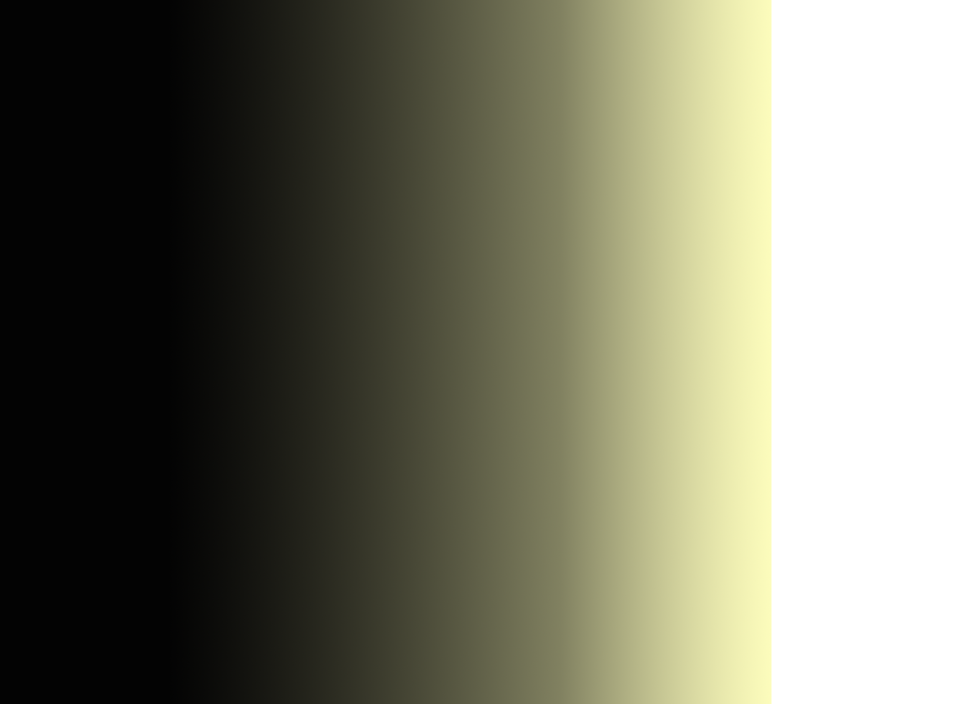
#> input picture image processing/image processing/thresholding/gradient2.png, 1920 x 1408 px (shown at 1/2 size)
$ jupyter execute --allow-errors thresholding.ipynb
#> lines starting #> are read from the running program, lines starting #| are printed output that depends on the picture; after the words box and inside, x2 and y2 are one past the last pixel; in counts of white or black regions, pixels touching at a corner belong together
[cell 1]
#Adapted from: https://opencv-python-tutroals.readthedocs.io/en/latest/py_tutorials/py_imgproc/py_thresholding/py_thresholding.html
import cv2
import numpy as np
from matplotlib import pyplot as plt

[cell 2]
def showImg(img):
    plt.imshow(img, cmap="gray")

<h3>Simple Thresholding: A unique threshold</h3>

[cell 3]
img = cv2.imread('gradient2.png',0)
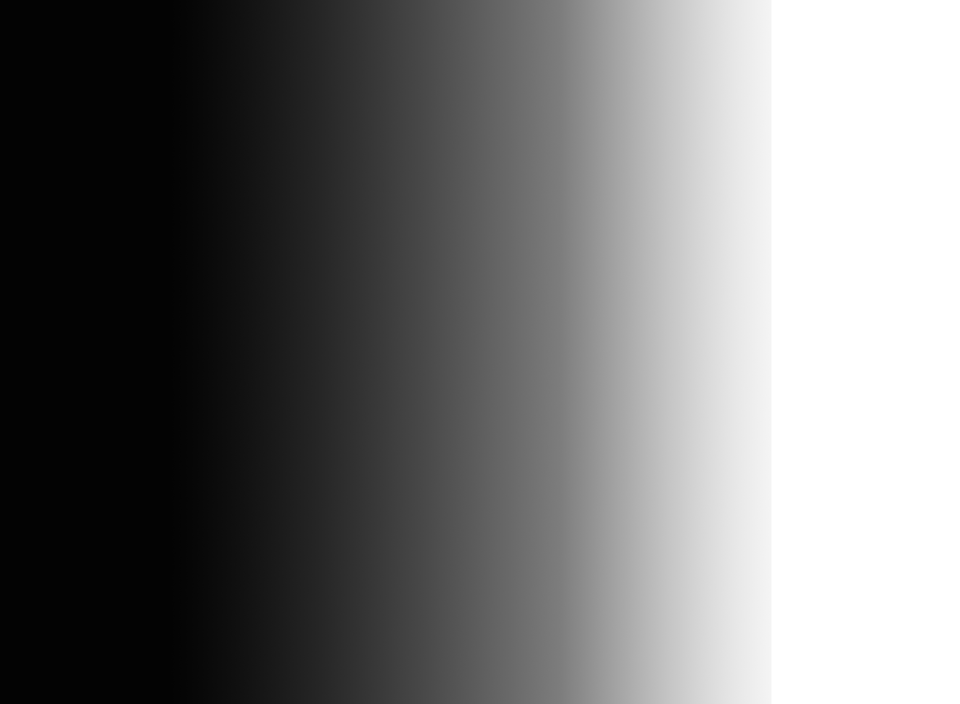
#> img: shape (1408, 1920) (shown at 1/2 size); min 3, max 255, mean 115.5

[cell 4]
showImg(img)

[cell 5]
ret,thresh1 = cv2.threshold(img,127,255,cv2.THRESH_BINARY)
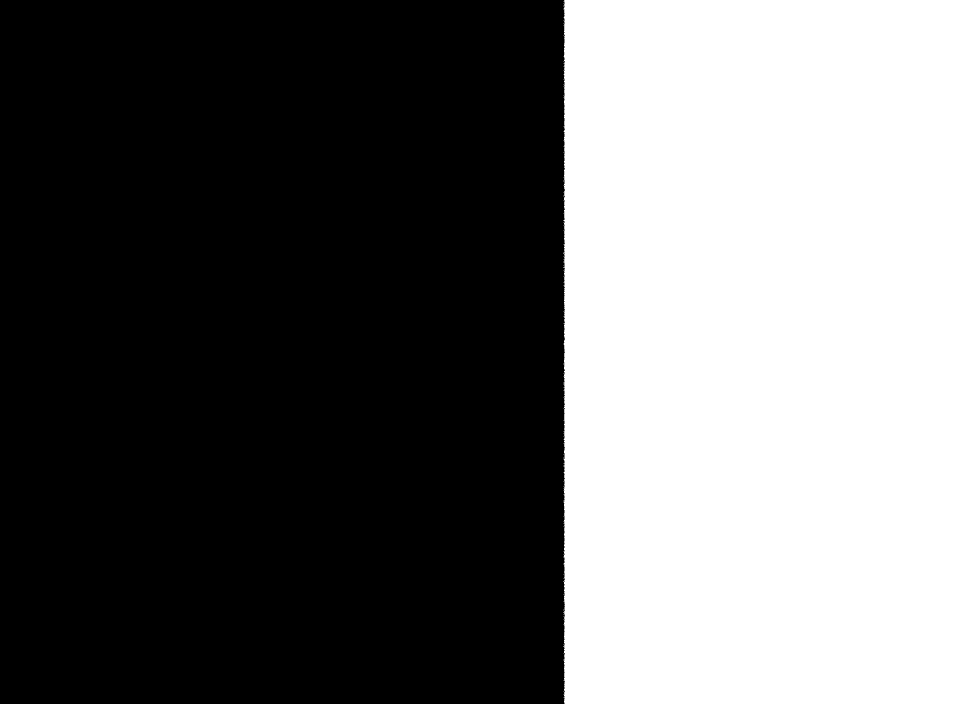
#> thresh1: shape (1408, 1920) (shown at 1/2 size); 41.2% white; 26 white regions (25 under 20 px), largest, box (x1, y1, x2, y2) and area: (1127, 0, 1920, 1408) 1114320
ret,thresh2 = cv2.threshold(img,127,255,cv2.THRESH_BINARY_INV)
ret,thresh3 = cv2.threshold(img,127,255,cv2.THRESH_TRUNC)
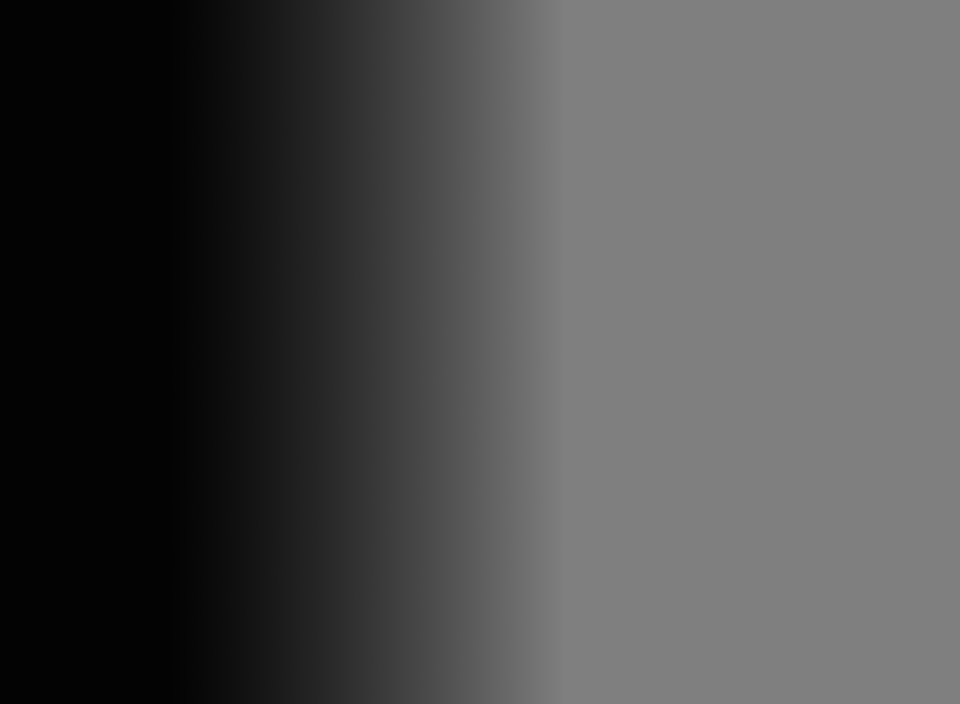
#> thresh3: shape (1408, 1920) (shown at 1/2 size); min 3, max 127, mean 76.2
ret,thresh4 = cv2.threshold(img,127,255,cv2.THRESH_TOZERO)
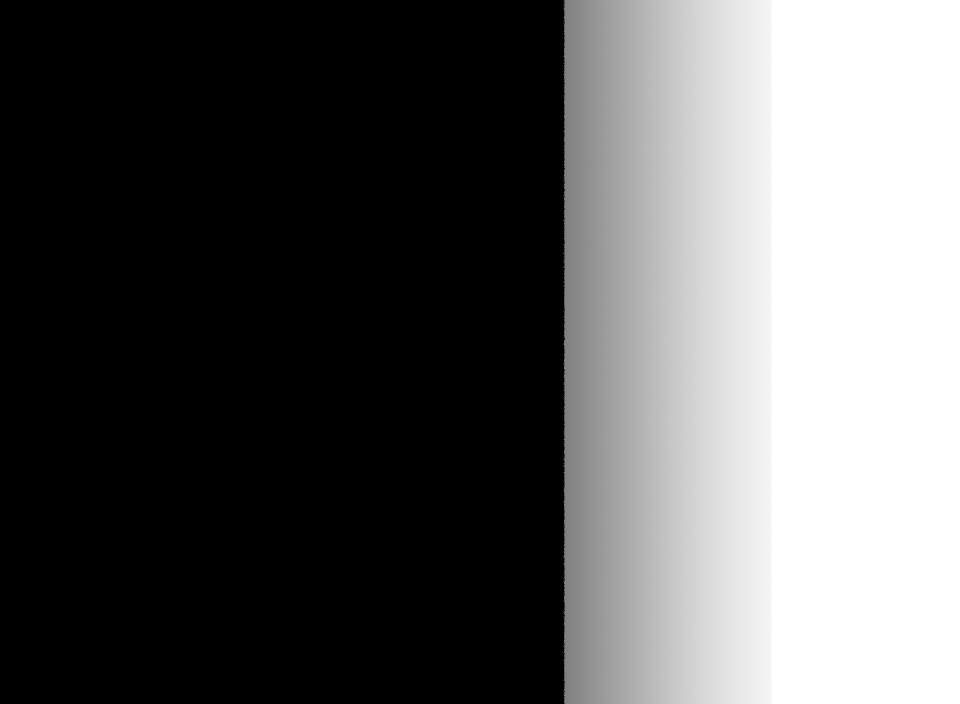
#> thresh4: shape (1408, 1920) (shown at 1/2 size); min 0, max 255, mean 91.6
ret,thresh5 = cv2.threshold(img,127,255,cv2.THRESH_TOZERO_INV)
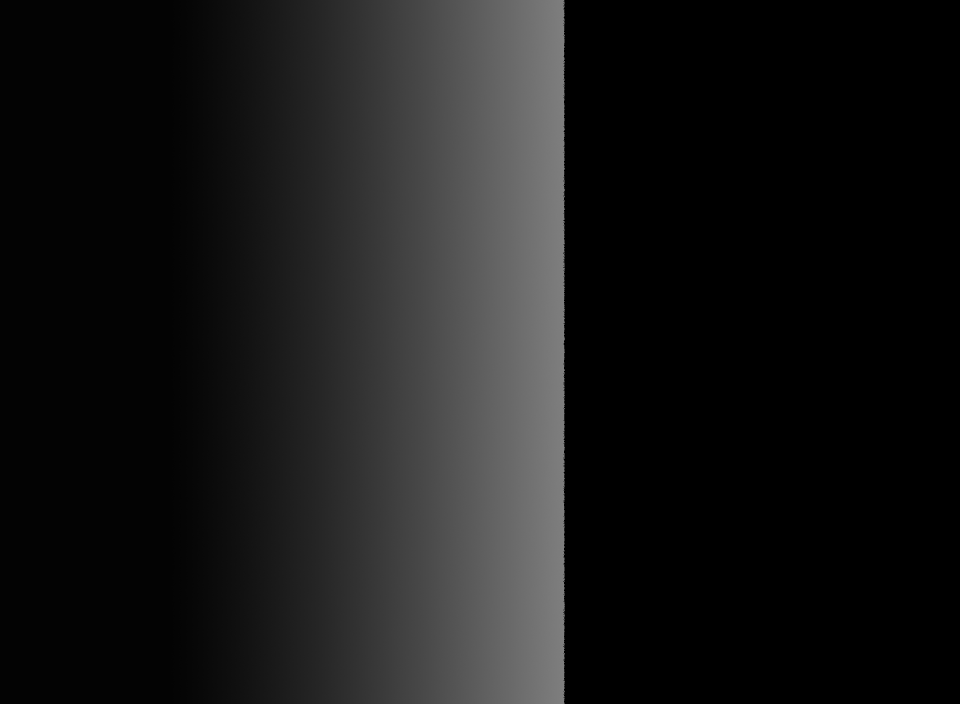
#> thresh5: shape (1408, 1920) (shown at 1/2 size); min 0, max 127, mean 23.9

[cell 6]
titles = ['Original Image','BINARY','BINARY_INV','TRUNC','TOZERO','TOZERO_INV']
images = [img, thresh1, thresh2, thresh3, thresh4, thresh5]

for i in range(6):
    plt.subplot(2,3,i+1),plt.imshow(images[i],'gray')
    plt.title(titles[i])
    plt.xticks([]),plt.yticks([])

plt.show()

<h3>Adaptive Thresholding: We get different thresholds for different regions of the same image </h3>

[cell 7]
img = cv2.imread('sudoku.png',0)
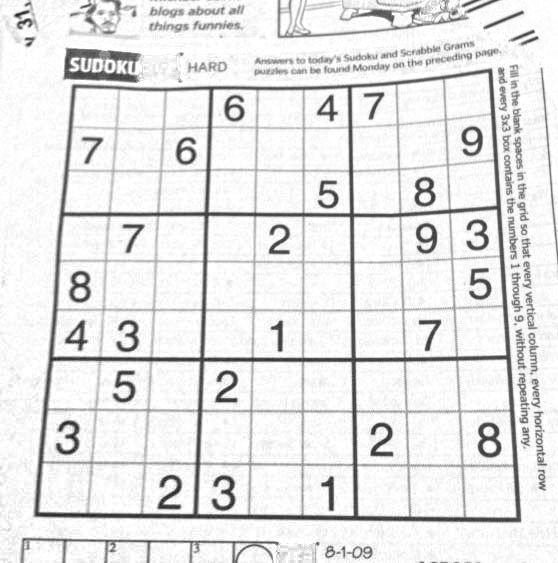
#> input picture image processing/image processing/thresholding/sudoku.png, 558 x 563 px
#> img is the input picture: shape (563, 558); min 27, max 255, mean 229.5

[cell 8]
showImg(img)

[cell 9]
img = cv2.medianBlur(img,5)

[cell 10]
showImg(img)

[cell 11]
#Block Size - It decides the size of neighbourhood area
#C - It is just a constant which is subtracted from the mean or weighted mean calculated.
th2 = cv2.adaptiveThreshold(img,255,cv2.ADAPTIVE_THRESH_MEAN_C, cv2.THRESH_BINARY,11,2)
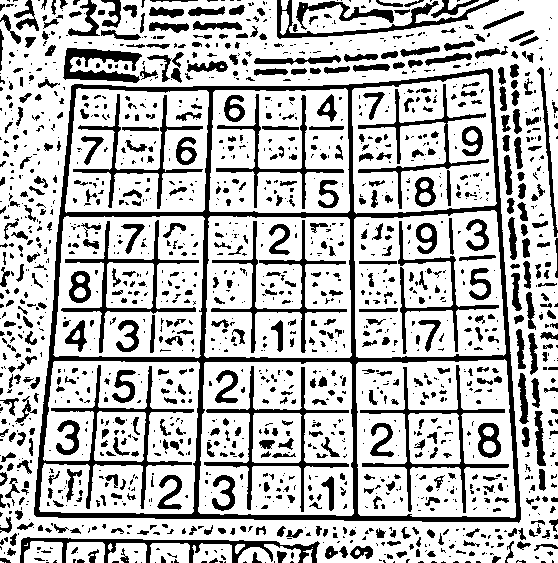
#> th2: shape (563, 558); 73.3% white; 1640 black regions (1059 under 20 px), largest, box (x1, y1, x2, y2) and area: (34, 68, 521, 523) 18269, (204, 366, 349, 512) 2040, (360, 365, 509, 513) 1997

th3 = cv2.adaptiveThreshold(img,255,cv2.ADAPTIVE_THRESH_GAUSSIAN_C, cv2.THRESH_BINARY,11,2)
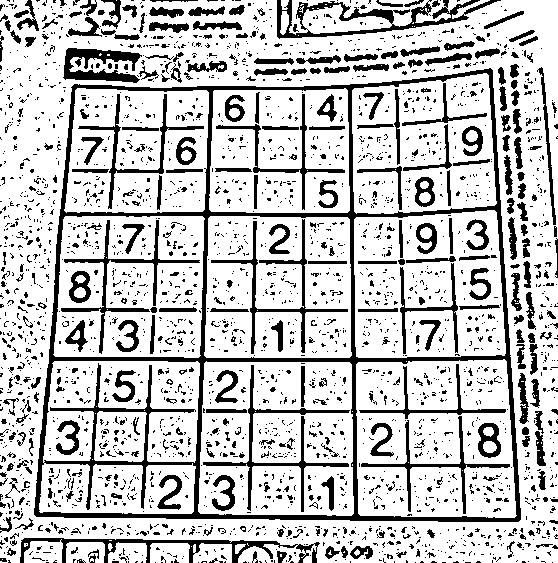
#> th3: shape (563, 558); 77.4% white; 2756 black regions (2421 under 20 px), largest, box (x1, y1, x2, y2) and area: (34, 68, 521, 522) 16633, (277, 0, 501, 39) 2299, (20, 538, 320, 563) 1825

[cell 12]
titles = ['Original Image', 'Global Thresholding (v = 127)',
            'Adaptive Mean Thresholding', 'Adaptive Gaussian Thresholding']
#> (the rest of this cell did not finish here and is left out)

<h3>Otsu's Thresholding: it's ideal for bimodal images (images with two peaks on histogram)</h3>

[cell 13]
img = cv2.imread('noisy.png',0) #its a different image from tutorial

#> (a cell that did not finish here is left out)

[cell 15]
# global thresholding
ret1,th1 = cv2.threshold(img,127,255,cv2.THRESH_BINARY)

# Otsu's thresholding: the second parameter is 0, because the algorithm will find the optimal thresh
ret2,th2 = cv2.threshold(img,0,255,cv2.THRESH_BINARY+cv2.THRESH_OTSU)
#> ret2 = 0

# Otsu's thresholding after Gaussian filtering
#> (the rest of this cell did not finish here and is left out)

[cell 16]
ret1#in THRESH_BINARY the thresh is the argument passed (127)

[cell 17]
ret2 #in THRESH_OTSU the algorithm choose the optimal value for thresh
#> Out = 0
